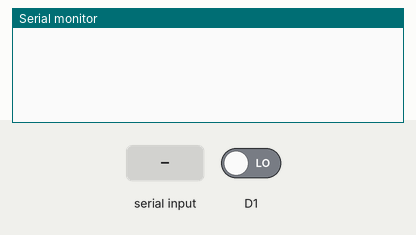
Simulated run of this sketch. Board: ESP8266 (NodeMCU). Shown: the last lines printed to the serial monitor. The inputs (shaded band) are chosen by the test bench; at power-on: D1 LOW.

Above: at 0.8 s.
0.9 s: "$" received over Serial
At 1.7 s:
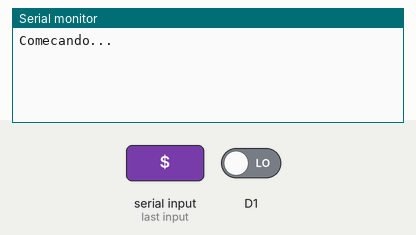
3.9 s: D1 driven HIGH
At 4.9 s:
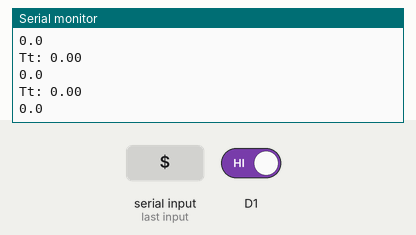
Timing chart, 0 to 6.9 s (numbered marks = the images above; inputs shaded):
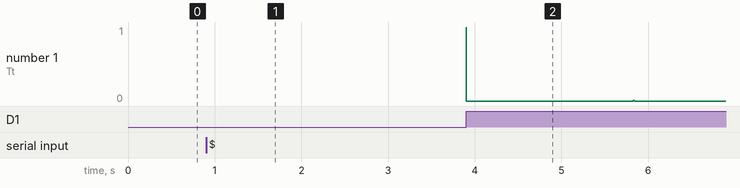

Measured:
- after the input at 0.9 s, the serial monitor: prints a new line at once (image 1)
- after the input at 3.9 s, the serial monitor: prints a new line at once (image 2)

The sketch:

UDP_Server2.ino
```cpp
#include <ESP8266WiFi.h>
#include <WiFiUdp.h>
#include <SoftwareSerial.h>
SoftwareSerial BT(D4, D3);    //Caso se deseje leituras via USB

WiFiUDP udp;

String req, dados = "";

//-----------------------------------------------------
void setup()
{
    BT.begin(9600);
    Serial.begin(115200);

    while (1) {
        if (BT.available() > 0)
            dados = BT.readString();
        if (dados[0] == '$' || Serial.read() == '$') {
            BT.println("Comecando...");
            Serial.println("Comecando...");
            break;
        }
    }

    pinMode(D1, INPUT);
    WiFi.mode(WIFI_AP);
    WiFi.softAP("NodeMCU", "12345678");     //Inicia o AP com ssid e senha
    delay(2000);
}

//---------------------------------------------------
bool s0 = 0;
int lap = 0;
unsigned long t0 = 0, tn = 0, dtn = 0, dtt = 0;
//---------------------------------------------------
void loop()
{
    listen();
}

void listen()                               //verifica se o módulo cliente está tentando enviar dados
{
    s0 = trigSens(digitalRead(D1));         //disparo da contagem pelo sensor acoplado ao módulo servidor e envia valor ao dispositivo BT
    if (s0) {
        BT.println(0.0);
        Serial.println("0.0");
        t0 = millis();
        s0 = 0;
        lap++;
        udp.begin(11111);
    }

    while (lap > 0) {
        if (udp.parsePacket() > 0)          //verifica se o módulo cliente está tentando enviar dados
        {
            req = "";
            while (udp.available() > 0)     //Enquanto houver dados a serem lidos, o canal de comunicação estará aberto
            {
                char z = udp.read();
                req += z;
            }

            //-------------------------------------------
            //Contabiliza a contagem do intervalo nos checkpoints remotos e envia ao dispositivo bluetooth

            if (req == "0") {
                tn = millis();
                dtn = tn - t0;
                BT.printf("Tp: %.2f\n", dtn / 1000.);
                Serial.printf("Tp: %.2f\n", dtn / 1000.);
            }
            //-------------------------------------------
            delay(1);
        }

        s0 = trigSens(digitalRead(D1));         //Acusa uma volta completa e envia ao BT
        if (s0) {
            dtt = millis() - t0;
            BT.printf("Tt: %.2f\n", dtt / 1000.);
            Serial.printf("Tt: %.2f\n", dtt / 1000.);
            lap++;
            delay(1);
            break;
        }

        if (BT.available() > 0) {               //Encerra a contagem de voltas pelo dispositivo bluetooth
            dados = BT.readString();
            if (dados[0] == '&') {
                lap = 0;
                delay(1);
                BT.println("parando...");
                Serial.println("parando...");
                break;
            }
        }
    }
}

//-------------------------------------------------
//Equivalente ao gatilho do módulo cliente
int i = 0;
bool trigSens(bool sign) {
    while (sign == 0) {
        i++;

        if (i == 1) {
            return 1;
            break;
        }
        else
            return 0;
    }

    if (sign == 1)
        i = 0;
}
```
